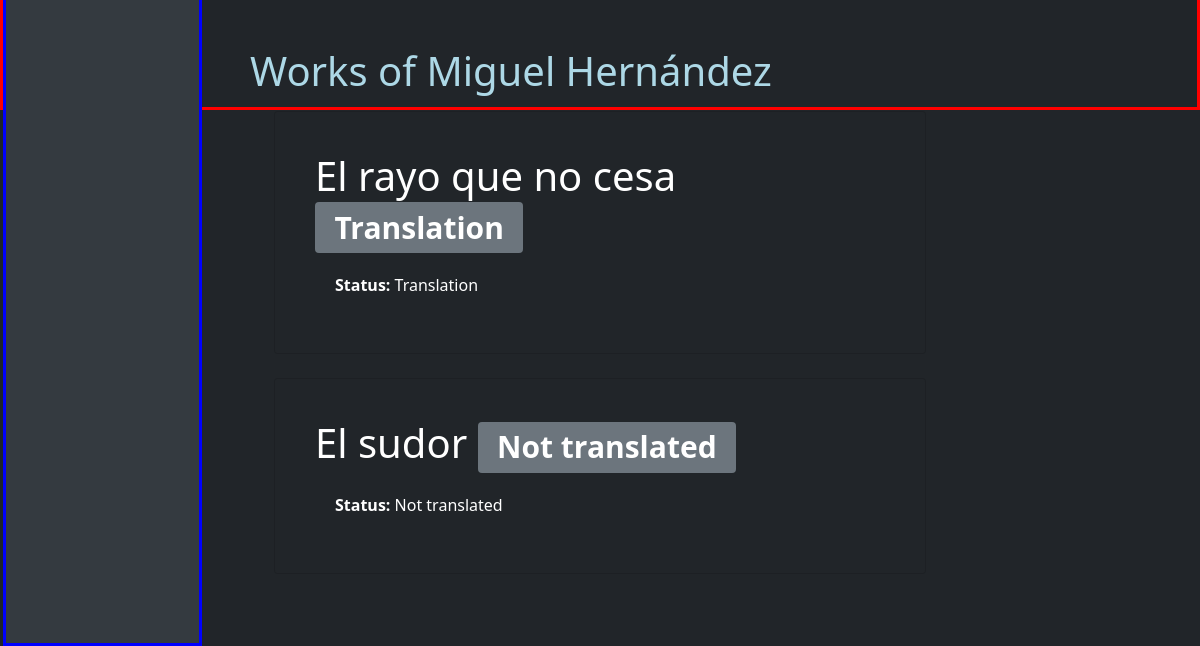
The app's page /app_tracoll/author/9 (signed in, lower part), older data.
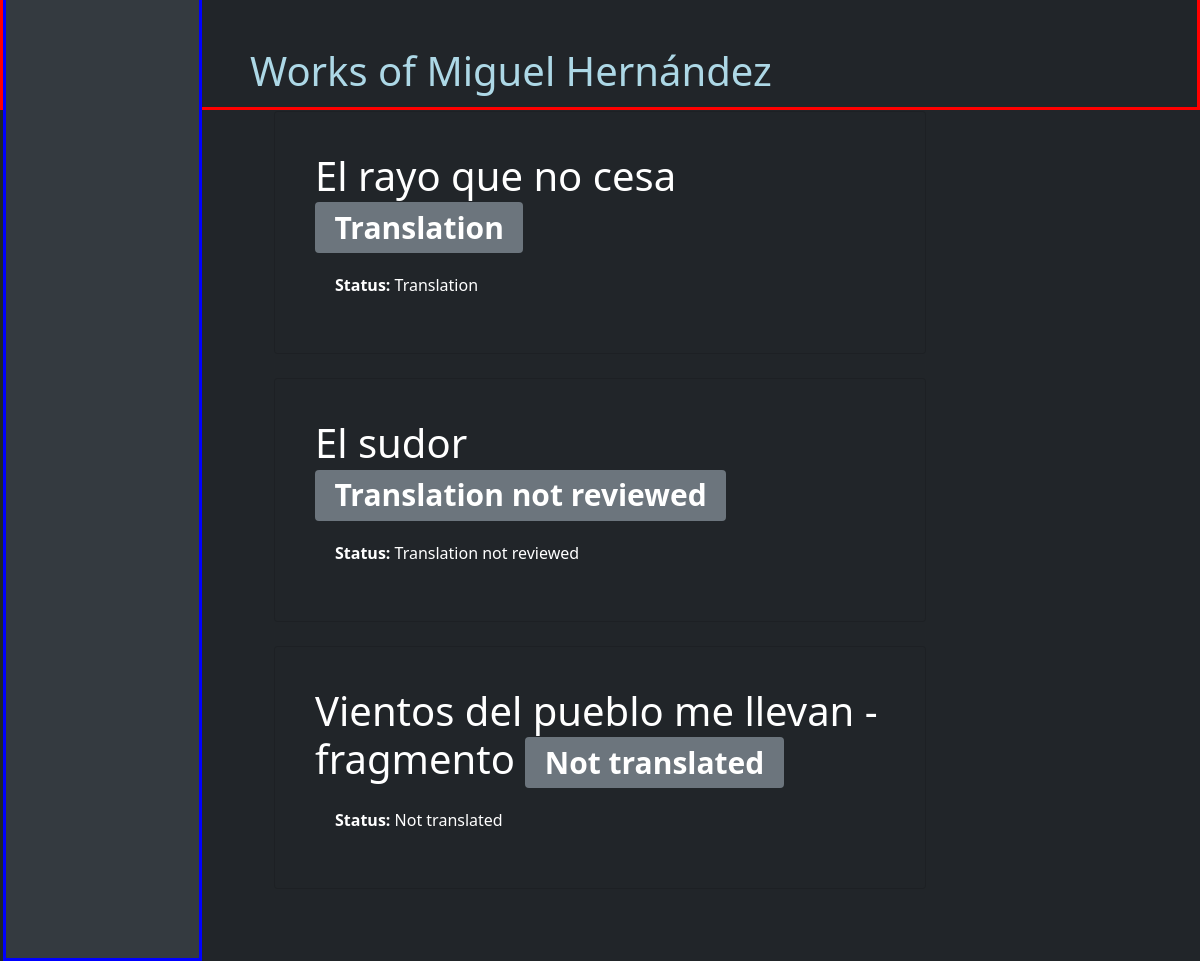
The same page, newer data.
### app_tracoll/models.py (models this page shows, shortened)
class Author(models.Model):
    type = models.ForeignKey(AuthorType, on_delete=models.SET_NULL, null=True, blank=True, help_text="Enter the type of author")
    name = models.CharField(max_length=100,  help_text="Enter the name of author")
    class Meta:
        ordering = ['name']

class Text(models.Model):
    NOT_TRANSLATED = 'W'
    NOT_REVIEWED = 'L'
    REVIEWED_EDITABLE = 'E'
    TOTALLY_TRANSLATED = 'V'
    status_choices = [
        (NOT_TRANSLATED, 'Not translated'),
        (NOT_REVIEWED, 'Translation not reviewed'),
        (REVIEWED_EDITABLE, 'Translation reviewed (& editable)'),
        (TOTALLY_TRANSLATED, 'Translation'),
    ]
    type     = models.ForeignKey(TextType, on_delete=models.SET_NULL, null=True, blank=True, help_text="Enter the type of text")
    language = models.ForeignKey(Language, on_delete=models.SET_NULL, null=True, blank=True, help_text="Enter the original language")
    title    = models.CharField(max_length=100, help_text="Enter the title [Max. 100 letters]")
    content  = models.TextField(max_length=2000, help_text="Enter the text you want translate [Max. 2000 letters]")
    status   = models.CharField(max_length=1, choices=status_choices, default=NOT_TRANSLATED, help_text="Enter the translation status")
    authors  = models.ManyToManyField(Author, blank=True)
    class Meta:
        ordering = ['title']
        permissions = (("is_translated", "Set text as translated"),
                       ("all_texts", "Show texts translated and not translated"), )
    @property
    def is_translated(self):
        return bool(self.status != 'W')
    @property
    def isnot_translated(self):
        return bool(self.status == 'W')

### app_tracoll/views.py (the view)
# urls.py: path('author/<int:pk>', views.AuthorDetailView.as_view(), name='author-detail'),
class AuthorDetailView(generic.DetailView):
    model = Author

### app_tracoll/models.py (called while the page is built)
    def __str__(self):
        return self.name

### app_tracoll/templates/app_tracoll/author_detail.html (shortened to what this page needs)
{% extends "base_generic.html" %}
{% block content %}
    <h1 class="lightblue">Works of {{ author.name }}</h1>
    {% if author.text_set.all %}
        {% for txt in author.text_set.all %}
            {% if txt.is_translated %}
                <div class=" card text-white bg-dark mt-3 p-4 m-4">
                    <div class="card-body" >
                        <h2 class="display-6">{{ txt.title }} <span class="badge bg-secondary">{{txt.get_status_display}}</span></h2>
                        <div style="margin-left:20px;margin-top:20px">
                            <p><strong>Status: </strong>{{txt.get_status_display}} </p>
                        </div>
                    </div>
                </div>
            {% endif %}
            {% if perms.app_tracoll.all_texts %}
                {% if txt.isnot_translated %}
                <div class=" card text-white bg-dark mt-3 p-4 m-4">
                    <div class="card-body" >
                        <h2 class="display-6">{{ txt.title }} <span class="badge bg-secondary">{{txt.get_status_display}}</span></h2>
                        <div style="margin-left:20px;margin-top:20px">
                            <p><strong>Status: </strong>{{txt.get_status_display}} </p>
                        </div>
                    </div>
                </div>
                {% endif %}
            {% endif %}
        {% endfor %}
    {% else %}
        <h6 class="text-warning">This Author have not works translated yet</h6>
    {% endif %}
{% endblock %}

### app_tracoll/templates/base_generic.html (shortened to what this page needs)
<!DOCTYPE html>
<html lang="en">
    <head>
        {% load static %}
        <link rel="stylesheet" href="{% static 'css/styles.css' %}">
        <link rel="stylesheet" href="{% static 'css/home_layout.css' %}">
        <link href="https://cdn.jsdelivr.net/npm/bootstrap@5.1.3/dist/css/bootstrap.min.css" rel="stylesheet">
    </head>
    <body class=" text-white bg-dark">
        <div class="container-fluid">
            <div class="row" style="border: solid red; height: 80vh;">
                <div class="col-sm-2 pt-5" style="background-color: #343a40; height: 100 vh; border: solid blue;">
                </div>
                <div class="col-sm-8 p-5">
                    {% block content %}
                    {% endblock %}
                </div>
                <div class="col-sm-2"></div>
            </div>
        </div>
    </body>
</html>

### app_tracoll/static/css/styles.css (style rules this page uses)
.lightblue { color: lightblue; }

Row changes from the older to the newer data that the page shows:
changed Text "El sudor": status "Not translated" → "Translation not reviewed"
added Text: title "Vientos del pueblo me llevan - fragmento", status "Not translated"
